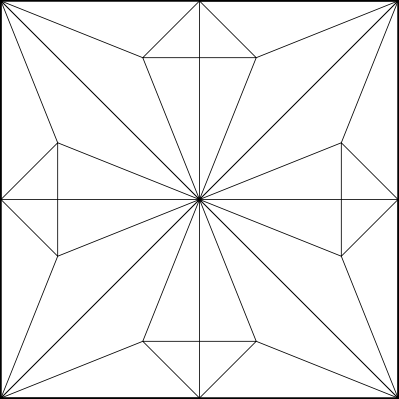
#> input picture segments/frog.png, 399 x 399 px
$ jupyter execute origami_deprecated.ipynb
#> lines starting #> are read from the running program, lines starting #| are printed output that depends on the picture
[cell 1]
# Python program to illustrate HoughLine
# method for line detection
import cv2
import numpy as np
from skimage.morphology import skeletonize
from skimage.util import invert


# Reading the required image in
# which operations are to be done.
# Make sure that the image is in the same
# directory in which this python program is
img = cv2.imread('frog.png')
#> img is the input picture: shape (399, 399, 3); min 0, max 255, mean 243.1
img_invert = np.invert(img)
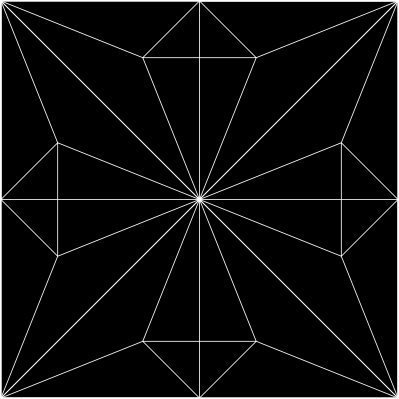
#> img_invert: shape (399, 399, 3); min 0, max 255, mean 11.9

width, height, extra = img.shape
#> width = 399; height = 399; extra = 3

img_display = np.zeros(img.shape,dtype=np.uint8)
img_display.fill(255)
#> img_display: shape (399, 399, 3); every value is 255
cv2.imwrite('cannylines.jpg', img_invert)

# Convert the img to grayscale
gray = cv2.cvtColor(img,cv2.COLOR_BGR2GRAY)

# Apply edge detection method on the image
edges = cv2.Canny(gray,100,200)
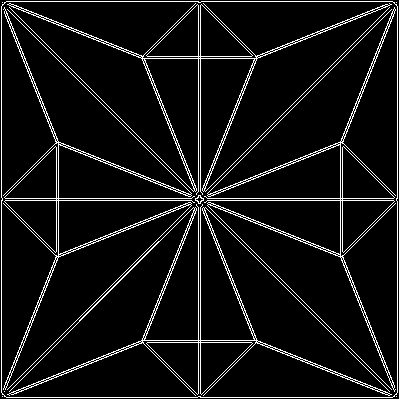
#> edges: shape (399, 399); 7.2% white in thin lines or dots

# This returns an array of r and theta values
lines = cv2.HoughLines(edges,1,np.pi/180,100)
#> lines = 72 rows, first 8: [1, 0], [397, 0], [1, 1.57], [397, 1.57], [198, 0], [200, 0], [198, 1.57], [200, 1.57]


def isEdge(x1,y1,x2,y2,n):
    if(x1-n < 0 or x1+n > width):
        if(y1-n < 0 or y1+n > width):
            return True
    if(x2-n < 0 or x2+n > width):
        if(y2-n < 0 or y2+n > width):
            return True
    return False

# The below for loop runs till r and theta values
# are in the range of the 2d array

for line in lines:
    for r, theta in line:
        # Stores the value of cos(theta) in a
        a = np.cos(theta)

        # Stores the value of sin(theta) in b
        b = np.sin(theta)

        # x0 stores the value rcos(theta)
        x0 = a*r

        # y0 stores the value rsin(theta)
        y0 = b*r

        # x1 stores the rounded off value of (rcos(theta)-1000sin(theta))
        x1 = int(x0 + 1000*(-b))

        # y1 stores the rounded off value of (rsin(theta)+1000cos(theta))
        y1 = int(y0 + 1000*(a))

        # x2 stores the rounded off value of (rcos(theta)+1000sin(theta))
        x2 = int(x0 - 1000*(-b))

        # y2 stores the rounded off value of (rsin(theta)-1000cos(theta))
        y2 = int(y0 - 1000*(a))

        # cv2.line draws a line in img from the point(x1,y1) to (x2,y2).
        # (0,0,255) denotes the colour of the line to be
        #drawn. In this case, it is red.
        #if isEdge(x1,y1,x2,y2,10)==False:
        cv2.line(img_display,(x1,y1), (x2,y2), (0,0,255),1)
#> this loop made 72 passes
#> line on passes 1 to 12: [[1, 0]], [[397, 0]], [[1, 1.57]], [[397, 1.57]], [[198, 0]], [[200, 0]], [[198, 1.57]], [[200, 1.57]], [[-1, 2.36]], [[1, 2.36]], [[280, 0.785]], [[283, 0.785]]
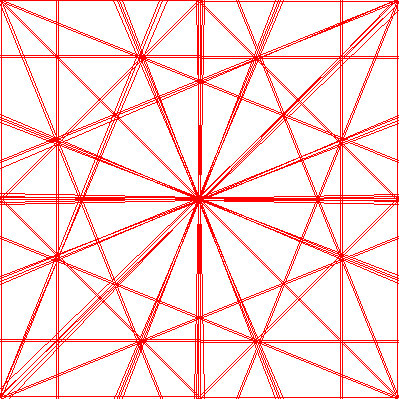
#> img_display: shape (399, 399, 3); mean of channels 0, 1, 2 216.7, 216.7, 255; drawn as B, G, R


# All the changes made in the input image are finally
# written on a new image houghlines.jpg

cv2.imwrite('linesDetected.jpg', img_display)
#> Out = True

$ run again, with segments/cornersdisplay.png copied over segments/frog.png
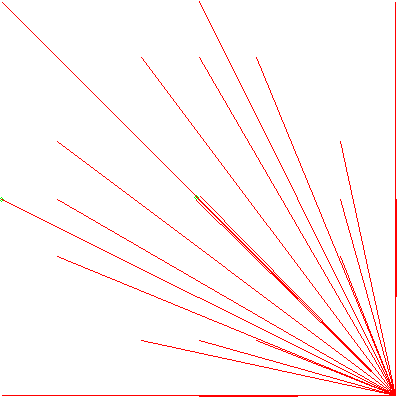
#> input picture segments/cornersdisplay.png, 399 x 399 px
#> img is the input picture: shape (399, 399, 3); mean B, G, R 245.8, 245.9, 255
#> `edges = cv2.Canny(gray,100,200)`:
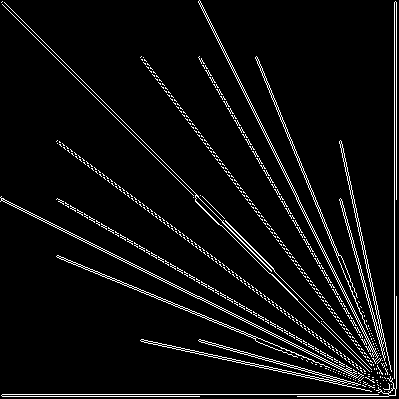
#> edges: shape (399, 399); 5.7% white in thin lines or dots
#> lines = 56 rows, first 8: [394, 0], [394, 1.57], [-1, 2.36], [396, 0], [396, 1.57], [1, 2.36], [145, 2.09], [-145, 2.62]
#> the loop `for line in lines:` made 56 passes
#> after the loop `for line in lines:`:
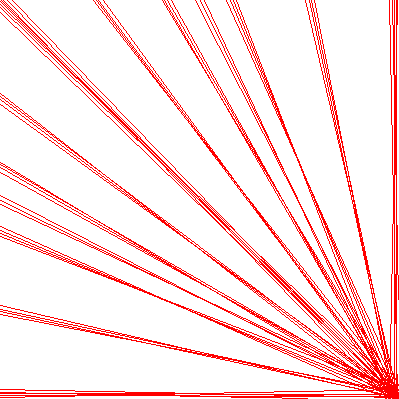
#> img_display: shape (399, 399, 3); mean of channels 0, 1, 2 225.9, 225.9, 255; drawn as B, G, R
#> Out = True

$ run again, with segments/crane.jpg saved as segments/frog.png
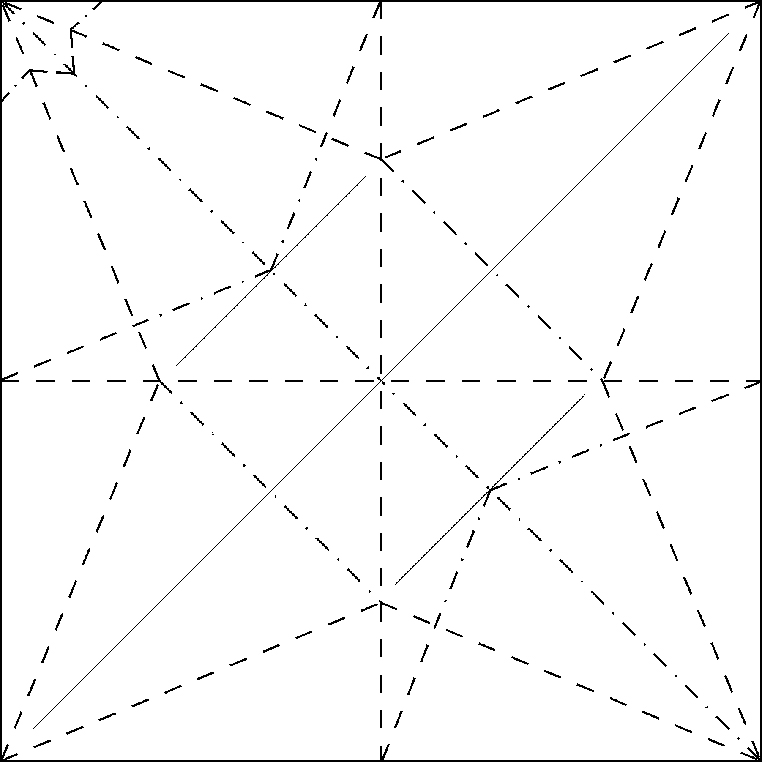
#> input picture segments/crane.jpg, 762 x 762 px
#> img is the input picture: shape (762, 762, 3); min 0, max 255, mean 248.1
#> `edges = cv2.Canny(gray,100,200)`:
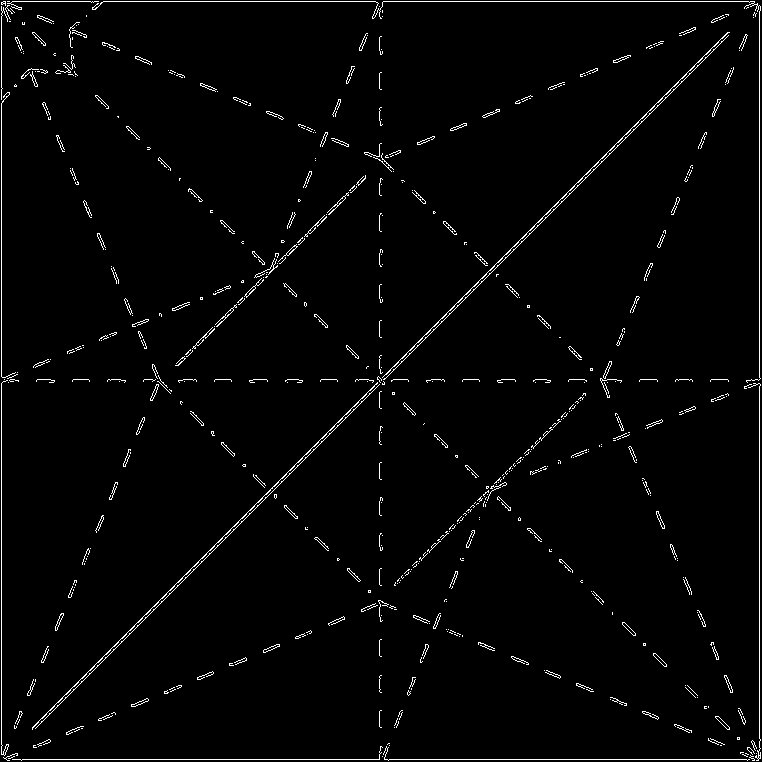
#> edges: shape (762, 762); 2.2% white in thin lines or dots
#> lines = 40 rows, first 8: [537, 0.785], [1, 0], [1, 1.57], [759, 0], [759, 1.57], [540, 0.785], [1, 2.36], [-1, 2.36]
#> the loop `for line in lines:` made 40 passes
#> after the loop `for line in lines:`:
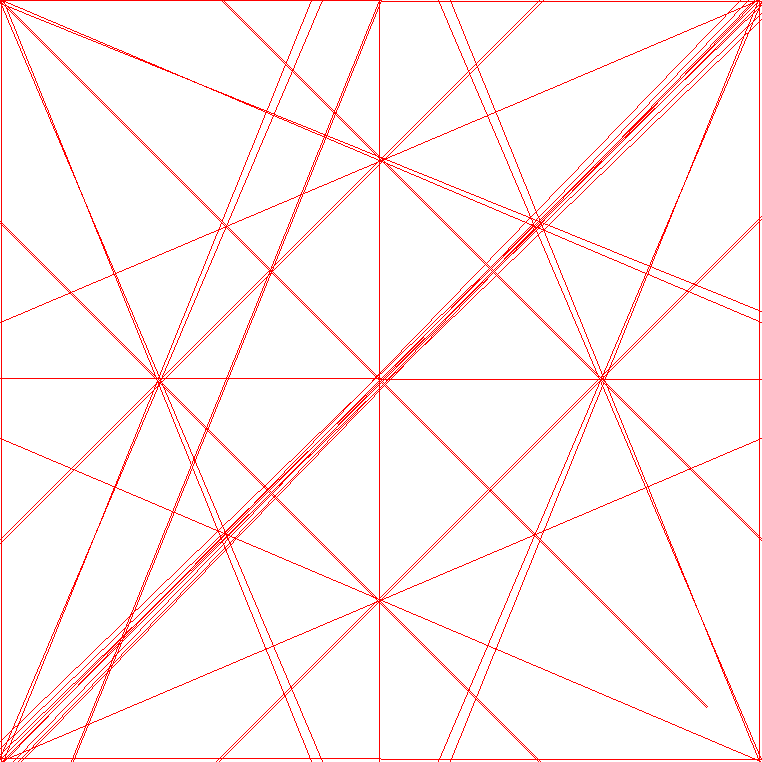
#> img_display: shape (762, 762, 3); mean of channels 0, 1, 2 243.1, 243.1, 255; drawn as B, G, R
#> Out = True
